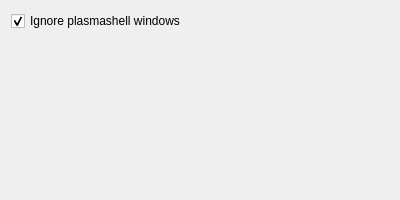
<?xml version="1.0" encoding="UTF-8"?>
<ui version="4.0">
    <class>ConfigDialog</class>
    <widget class="QWidget" name="ConfigDialog">
        <property name="geometry">
            <rect>
                <x>0</x>
                <y>0</y>
                <width>400</width>
                <height>200</height>
            </rect>
        </property>
        <property name="windowTitle">
            <string>Full Opacity Fullscreen Configuration</string>
        </property>
        <layout class="QVBoxLayout" name="verticalLayout">
            <item>
                <widget class="QCheckBox" name="kcfg_ignorePlasmashell">
                    <property name="text">
                        <string>Ignore plasmashell windows</string>
                    </property>
                    <property name="toolTip">
                        <string>Don't apply transparency changes to Plasma panels, desktop, and widgets</string>
                    </property>
                    <property name="checked">
                        <bool>true</bool>
                    </property>
                </widget>
            </item>
            <item>
                <spacer name="verticalSpacer">
                    <property name="orientation">
                        <enum>Qt::Vertical</enum>
                    </property>
                    <property name="sizeHint" stdset="0">
                        <size>
                            <width>20</width>
                            <height>40</height>
                        </size>
                    </property>
                </spacer>
            </item>
        </layout>
    </widget>
    <resources/>
    <connections/>
</ui>
